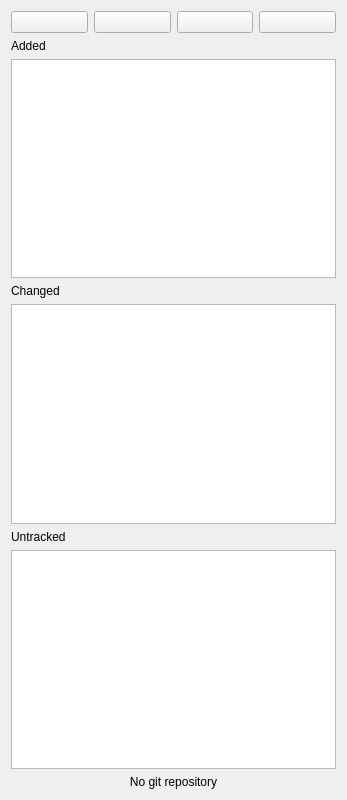
<?xml version="1.0" encoding="UTF-8"?>
<ui version="4.0">
 <class>GitWidget</class>
 <widget class="QWidget" name="GitWidget">
  <property name="geometry">
   <rect>
    <x>0</x>
    <y>0</y>
    <width>347</width>
    <height>800</height>
   </rect>
  </property>
  <property name="windowTitle">
   <string>Form</string>
  </property>
  <property name="locale">
   <locale language="English" country="UnitedStates"/>
  </property>
  <layout class="QVBoxLayout" name="verticalLayout">
   <item>
    <layout class="QHBoxLayout" name="horizontalLayout_4">
     <item>
      <widget class="QPushButton" name="commitButton">
       <property name="toolTip">
        <string>Commit</string>
       </property>
       <property name="text">
        <string/>
       </property>
       <property name="icon">
        <iconset theme="contact-new"/>
       </property>
      </widget>
     </item>
     <item>
      <widget class="QPushButton" name="gitPullButton">
       <property name="toolTip">
        <string>Pull</string>
       </property>
       <property name="text">
        <string/>
       </property>
       <property name="icon">
        <iconset theme="go-down"/>
       </property>
      </widget>
     </item>
     <item>
      <widget class="QPushButton" name="gitPushButton">
       <property name="toolTip">
        <string>Push</string>
       </property>
       <property name="text">
        <string/>
       </property>
       <property name="icon">
        <iconset theme="go-up"/>
       </property>
      </widget>
     </item>
     <item>
      <widget class="QPushButton" name="refreshButton">
       <property name="toolTip">
        <string>Refresh</string>
       </property>
       <property name="text">
        <string/>
       </property>
       <property name="icon">
        <iconset theme="view-refresh"/>
       </property>
      </widget>
     </item>
    </layout>
   </item>
   <item>
    <layout class="QHBoxLayout" name="horizontalLayout_2">
     <item>
      <widget class="QLabel" name="addedTextLabel">
       <property name="text">
        <string>Added</string>
       </property>
      </widget>
     </item>
     <item>
      <widget class="QLabel" name="addedLabel">
       <property name="text">
        <string/>
       </property>
       <property name="alignment">
        <set>Qt::AlignmentFlag::AlignRight|Qt::AlignmentFlag::AlignTrailing|Qt::AlignmentFlag::AlignVCenter</set>
       </property>
      </widget>
     </item>
    </layout>
   </item>
   <item>
    <widget class="GitFilesView" name="addedView">
     <property name="editTriggers">
      <set>QAbstractItemView::EditTrigger::NoEditTriggers</set>
     </property>
     <property name="selectionMode">
      <enum>QAbstractItemView::SelectionMode::SingleSelection</enum>
     </property>
     <property name="selectionBehavior">
      <enum>QAbstractItemView::SelectionBehavior::SelectRows</enum>
     </property>
     <property name="showGrid">
      <bool>false</bool>
     </property>
     <attribute name="horizontalHeaderVisible">
      <bool>false</bool>
     </attribute>
     <attribute name="horizontalHeaderHighlightSections">
      <bool>false</bool>
     </attribute>
     <attribute name="verticalHeaderVisible">
      <bool>false</bool>
     </attribute>
     <attribute name="verticalHeaderHighlightSections">
      <bool>false</bool>
     </attribute>
    </widget>
   </item>
   <item>
    <layout class="QHBoxLayout" name="horizontalLayout">
     <item>
      <widget class="QLabel" name="changedTextLabel">
       <property name="text">
        <string>Changed</string>
       </property>
      </widget>
     </item>
     <item>
      <widget class="QLabel" name="changedLabel">
       <property name="text">
        <string/>
       </property>
       <property name="alignment">
        <set>Qt::AlignmentFlag::AlignRight|Qt::AlignmentFlag::AlignTrailing|Qt::AlignmentFlag::AlignVCenter</set>
       </property>
      </widget>
     </item>
    </layout>
   </item>
   <item>
    <widget class="GitFilesView" name="changedView">
     <property name="editTriggers">
      <set>QAbstractItemView::EditTrigger::NoEditTriggers</set>
     </property>
     <property name="selectionMode">
      <enum>QAbstractItemView::SelectionMode::SingleSelection</enum>
     </property>
     <property name="selectionBehavior">
      <enum>QAbstractItemView::SelectionBehavior::SelectRows</enum>
     </property>
     <property name="showGrid">
      <bool>false</bool>
     </property>
     <attribute name="horizontalHeaderVisible">
      <bool>false</bool>
     </attribute>
     <attribute name="horizontalHeaderHighlightSections">
      <bool>false</bool>
     </attribute>
     <attribute name="verticalHeaderVisible">
      <bool>false</bool>
     </attribute>
     <attribute name="verticalHeaderHighlightSections">
      <bool>false</bool>
     </attribute>
    </widget>
   </item>
   <item>
    <layout class="QHBoxLayout" name="horizontalLayout_3">
     <item>
      <widget class="QLabel" name="untrackedTextLabel">
       <property name="text">
        <string>Untracked</string>
       </property>
      </widget>
     </item>
     <item>
      <widget class="QLabel" name="untreckedLabel">
       <property name="text">
        <string/>
       </property>
       <property name="alignment">
        <set>Qt::AlignmentFlag::AlignRight|Qt::AlignmentFlag::AlignTrailing|Qt::AlignmentFlag::AlignVCenter</set>
       </property>
      </widget>
     </item>
    </layout>
   </item>
   <item>
    <widget class="GitFilesView" name="untrackedView">
     <property name="editTriggers">
      <set>QAbstractItemView::EditTrigger::NoEditTriggers</set>
     </property>
     <property name="selectionMode">
      <enum>QAbstractItemView::SelectionMode::SingleSelection</enum>
     </property>
     <property name="selectionBehavior">
      <enum>QAbstractItemView::SelectionBehavior::SelectRows</enum>
     </property>
     <property name="showGrid">
      <bool>false</bool>
     </property>
     <attribute name="horizontalHeaderVisible">
      <bool>false</bool>
     </attribute>
     <attribute name="horizontalHeaderHighlightSections">
      <bool>false</bool>
     </attribute>
     <attribute name="verticalHeaderVisible">
      <bool>false</bool>
     </attribute>
     <attribute name="verticalHeaderHighlightSections">
      <bool>false</bool>
     </attribute>
    </widget>
   </item>
   <item>
    <widget class="QLabel" name="noRepoLabel">
     <property name="text">
      <string>No git repository</string>
     </property>
     <property name="alignment">
      <set>Qt::AlignmentFlag::AlignCenter</set>
     </property>
    </widget>
   </item>
  </layout>
 </widget>
 <customwidgets>
  <customwidget>
   <class>GitFilesView</class>
   <extends>QTableView</extends>
   <header>utils/git/gitfilesview.h</header>
  </customwidget>
 </customwidgets>
 <resources/>
 <connections/>
</ui>
